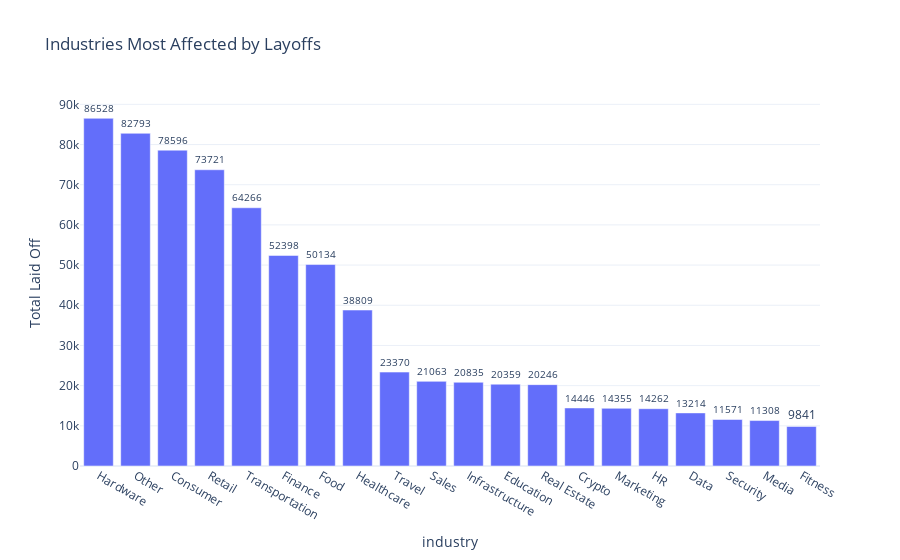

Notebook code cell kept with this figure:
### Markdown cell above
## Industry impact

### Code cell
industry_totals = df.groupby('industry', as_index=False)['total_laid_off'].sum().sort_values('total_laid_off', ascending=False)
top_industries = industry_totals.head(20)
fig_industry = px.bar(top_industries, x='industry', y='total_laid_off', title='Industries Most Affected by Layoffs', text='total_laid_off')
fig_industry.update_traces(texttemplate='%{text:.0f}', textposition='outside')
fig_industry.update_layout(xaxis={'categoryorder':'total descending'}, yaxis_title='Total Laid Off')
fig_industry.show()

### Figure 1 — Plotly figure (JSON) as saved in the notebook; plotly's stock layout.template omitted (floating-point values rounded to 4 significant figures)
{"data": [{"hovertemplate": "industry=%{x}<br>total_laid_off=%{text}<extra></extra>", "legendgroup": "", "marker": {"color": "#636efa", "pattern": {"shape": ""}}, "name": "", "orientation": "v", "showlegend": false, "text": [86530.0, 82790.0, 78600.0, 73720.0, 64270.0, 52400.0, 50130.0, 38810.0, 23370.0, 21060.0, 20840.0, 20360.0, 20250.0, 14450.0, 14360.0, 14260.0, 13210.0, 11570.0, 11310.0, 9841.0], "textposition": "outside", "texttemplate": "%{text:.0f}", "type": "bar", "x": ["Hardware", "Other", "Consumer", "Retail", "Transportation", "Finance", "Food", "Healthcare", "Travel", "Sales", "Infrastructure", "Education", "Real Estate", "Crypto", "Marketing", "HR", "Data", "Security", "Media", "Fitness"], "xaxis": "x", "y": [86530.0, 82790.0, 78600.0, 73720.0, 64270.0, 52400.0, 50130.0, 38810.0, 23370.0, 21060.0, 20840.0, 20360.0, 20250.0, 14450.0, 14360.0, 14260.0, 13210.0, 11570.0, 11310.0, 9841.0], "yaxis": "y"}], "layout": {"barmode": "relative", "legend": {"tracegroupgap": 0}, "title": {"text": "Industries Most Affected by Layoffs"}, "xaxis": {"anchor": "y", "categoryorder": "total descending", "domain": [0, 1], "title": {"text": "industry"}}, "yaxis": {"anchor": "x", "domain": [0, 1], "title": {"text": "Total Laid Off"}}}}
